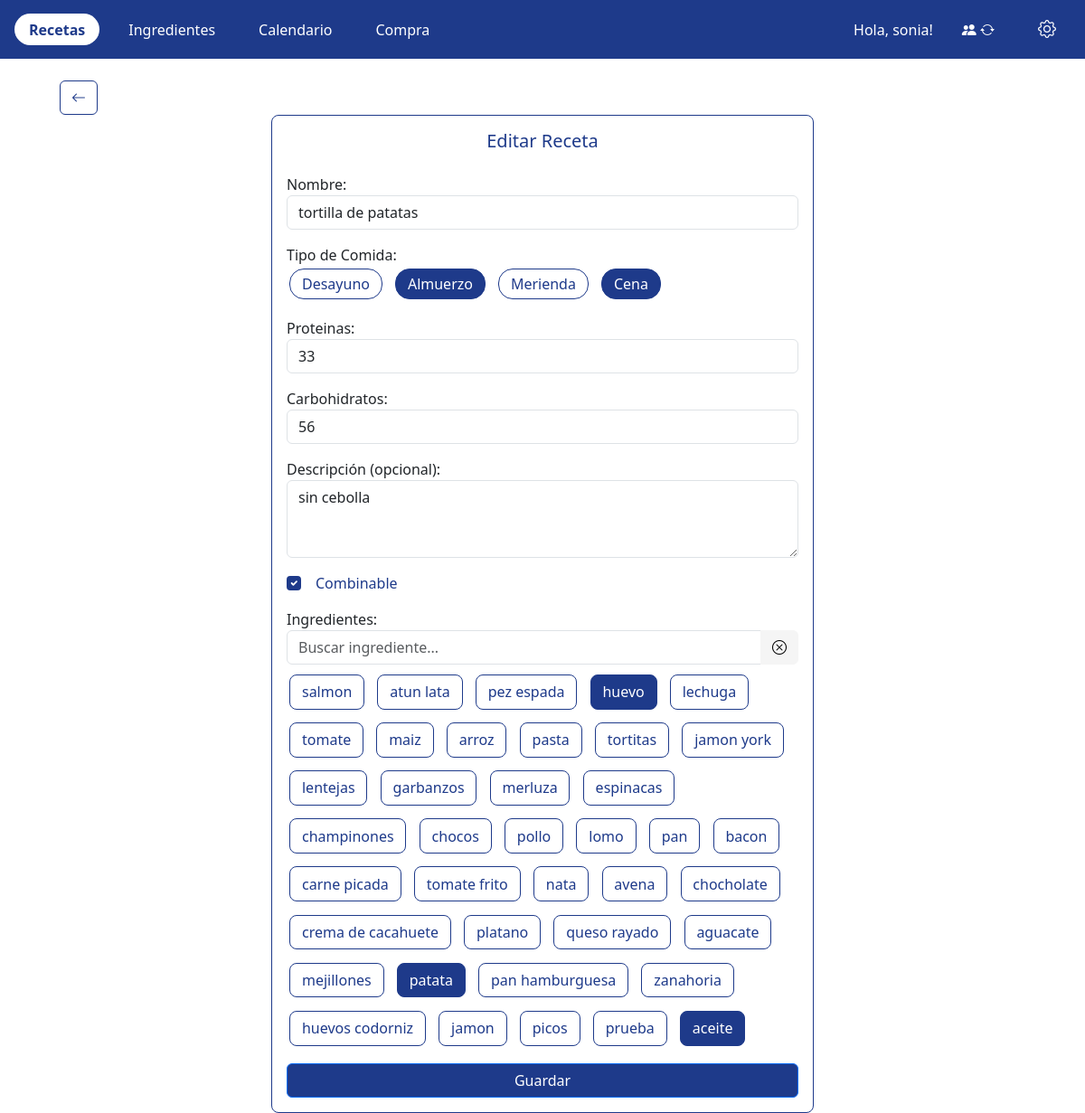
/recetas/editar/47/ (signed in), run on the app's committed database.
### app/models.py (models this page shows, shortened)
class Receta(models.Model):
    nombre = models.CharField(
        max_length=100,
        validators=[
            RegexValidator(
                regex=r'^[a-zA-Z0-9ñÑáéíóúÁÉÍÓÚ,\s]+$',
                message='El nombre solo puede contener letras, números, espacios, comas y la letra ñ.',
                code='invalid_nombre'
            )
        ]
    )
    tipo_comida = models.ManyToManyField(TipoComida, related_name='recetas')
    proteinas = models.IntegerField(validators=[MinValueValidator(0)])
    carbohidratos = models.IntegerField(validators=[MinValueValidator(0)])
    ingredientes = models.ManyToManyField(Ingrediente, related_name='recetas')
    familia = models.ForeignKey(Familia, on_delete=models.CASCADE, related_name='recetas')
    descripcion = models.TextField(
        verbose_name="Descripción",
        blank=True,
        null=True,
        help_text="Descripción de la receta (opcional)."
    )
    combinable = models.BooleanField(
        default=True,
        help_text="Indica si la receta puede combinarse con otras."
    )

class TipoComida(models.Model):
    nombre = models.CharField(
        max_length=20,
        validators=[
            RegexValidator(
                regex=r'^[a-zA-Z]+$',
                message='El nombre solo puede contener letras.',
                code='invalid_nombre'
            )
        ],
        unique=True)
    def __str__(self):
        return self.nombre

class Ingrediente(models.Model):
    nombre = models.CharField(
        max_length=100,
        validators=[
            RegexValidator(
                regex=r'^[a-zA-Z0-9ñÑáéíóúÁÉÍÓÚ,\s]+$',
                message='El nombre solo puede contener letras, números, espacios, comas y la letra ñ.',
                code='invalid_nombre'
            )
        ]
    )
    frec = models.IntegerField(validators=[MinValueValidator(1)])
    familia = models.ForeignKey(Familia, on_delete=models.CASCADE, related_name='ingredientes')
    def __str__(self):
        return self.nombre

### app/views/recetas.py (the view)
# urls.py: path('recetas/editar/<int:pk>/', login_required(recetas.editar_receta), name='editar_receta'),
@login_required
def editar_receta(request, pk):
    familia = request.user.familias.first()
    receta = get_object_or_404(Receta, pk=pk, familia=familia)
    if request.method == 'POST':
        form = RecetaForm(request.POST, instance=receta)
        if form.is_valid():
            form.save()
            return render(request, 'recetas/editar_receta.html', {
                'form': form,
                'receta': receta,
                'exito': True
            })
    else:
        form = RecetaForm(instance=receta)
    return render(request, 'recetas/editar_receta.html', {'form': form, 'receta': receta})

### app/forms.py
class RecetaForm(forms.ModelForm):
    nombre = forms.CharField(max_length=100)
    proteinas = forms.IntegerField()
    carbohidratos = forms.IntegerField()
    descripcion = forms.CharField(
        label="Descripción (opcional)",
        required=False,
        widget=forms.Textarea(attrs={
            'class': 'form-control',
            'rows': 3,
            'placeholder': 'Añade aquí una descripción de tu receta...',
            'style': 'max-height:300px; resize:vertical; overflow-y:auto;'
        })
    )
    combinable = forms.BooleanField(
        required=False,
        initial=True,
        widget=forms.CheckboxInput(attrs={'class': 'form-check-input'})
    )
    class Meta:
        model = Receta
        fields = ['nombre', 'tipo_comida', 'proteinas', 'carbohidratos', 'descripcion', 'combinable', 'ingredientes']
        widgets = {
            'tipo_comida': forms.CheckboxSelectMultiple,
            'ingredientes': forms.CheckboxSelectMultiple,
        }

### app/templates/recetas/editar_receta.html (shortened to what this page needs)
{% extends 'navbar.html' %}
{% block content %}
<link href="https://cdn.jsdelivr.net/npm/bootstrap@5.3.0/dist/css/bootstrap.min.css" rel="stylesheet">
<div class="container mt-4">
    <a href="{% url 'detalle_receta' receta.pk %}" class="btn btn-secondary ms-4">
        <i class="bi bi-arrow-left"></i>
    </a>
    <div class="card-receta mx-auto" style="max-width: 600px;">
        <h5 class="text-center mb-4">Editar Receta</h5>
        <form method="post">
            <div class="mb-3">
                {{ form.nombre.label_tag }}
                <input type="text" name="{{ form.nombre.name }}" id="{{ form.nombre.id_for_label }}"
                    value="{{ form.nombre.value|default_if_none:'' }}" class="form-control">
            </div>
            <div class="mb-3">
                <label>Tipo de Comida:</label>
                <div id="tipo-comida-edit" class="d-flex flex-wrap gap-2 mb-2">
                    {% for checkbox in form.tipo_comida %}
                    <span class="meal-btn" data-input-id="{{ checkbox.id_for_label }}">
                        {{ checkbox.choice_label }}
                    </span>
                    {% endfor %}
                </div>
            </div>
            <div class="mb-3">
                {{ form.proteinas.label_tag }}
                <input type="number" name="{{ form.proteinas.name }}" id="{{ form.proteinas.id_for_label }}"
                    value="{{ form.proteinas.value|default_if_none:'' }}" class="form-control">
            </div>
            <div class="mb-3">
                {{ form.carbohidratos.label_tag }}
                <input type="number" name="{{ form.carbohidratos.name }}" id="{{ form.carbohidratos.id_for_label }}"
                    value="{{ form.carbohidratos.value|default_if_none:'' }}" class="form-control">
            </div>
            <div class="mb-3">
                {{ form.descripcion.label_tag }}
                {{ form.descripcion }}
            </div>
            <div class="form-check mb-3">
                {{ form.combinable }}
                <label class="form-check-label" for="{{ form.combinable.id_for_label }}">
                    {{ form.combinable.label }}
                </label>
            </div>
            <div class="mb-3">
                <label>Ingredientes:</label>
                <div class="input-group mb-2">
                    <input type="text" id="buscar-ingrediente" class="form-control" placeholder="Buscar ingrediente...">
                    <button class="btn" type="button" id="clear-ingrediente" title="Limpiar búsqueda">
                        <i class="bi bi-x-circle"></i>
                    </button>
                </div>
                <div id="ingredientes-edit" class="d-flex flex-wrap gap-2 mb-2">
                    {% for checkbox in form.ingredientes %}
                    <span class="ingrediente-item" data-input-id="{{ checkbox.id_for_label }}"
                        data-nombre="{{ checkbox.choice_label|lower }}">
                        {{ checkbox.choice_label }}
                    </span>
                    {% endfor %}
                </div>
            </div>
            <button type="submit" class="btn btn-primary w-100">Guardar</button>
        </form>
    </div>
</div>
{% endblock %}

### app/templates/navbar.html (shortened to what this page needs)
<!DOCTYPE html>
{% load static %}
<html lang="es">
<head>
    <link rel="stylesheet" href="https://cdn.jsdelivr.net/npm/bootstrap-icons@1.10.5/font/bootstrap-icons.css">
    <link rel="stylesheet" href="{% static 'css/styles.css' %}">
</head>
<body>
    {% if user.is_authenticated %}
    <div class="container-nav">
        <nav>
            <ul>
                <li
                    class="{% if request.resolver_match.url_name == 'listado_recetas' or request.resolver_match.url_name == 'detalle_receta' or request.resolver_match.url_name == 'crear_receta' or request.resolver_match.url_name == 'editar_receta' %}activo{% endif %}">
                    <a href="{% url 'listado_recetas' %}">Recetas</a>
                </li>
                <li
                    class="">
                    <a href="{% url 'listado_ingredientes' %}">Ingredientes</a>
                </li>
                <li class="{% if request.resolver_match.url_name == 'calendario_semanal' %}activo{% endif %}">
                    <a href="{% url 'calendario_semanal' %}">Calendario</a>
                </li>
                <li class="{% if request.resolver_match.url_name == 'lista_compra' %}activo{% endif %}">
                    <a href="{% url 'lista_compra' %}">Compra</a>
                </li>
                {% if user.is_authenticated %}
                <li class="nav-user">
                    <span>Hola, {{ user.username }}!</span>
                </li>
                {% else %}
                <li style="margin-left: auto;"
                    class="{% if request.resolver_match.url_name == 'login' %}activo{% endif %}">
                    <a href="{% url 'login' %}">Inicia sesión</a>
                </li>
                {% endif %}
                <li class="{% if request.resolver_match.url_name == 'cambiar_familia' %}activo{% endif %}">
                    <a href="{% url 'cambiar_familia' %}" class="nav-icon-familia" title="Cambiar familia"
                        aria-label="Cambiar familia">
                        <i class="bi bi-people-fill"></i>
                        <i class="bi bi-arrow-repeat"></i>
                    </a>
                </li>
                <li
                    class="nav-settings {% if request.resolver_match.url_name == 'configurar_objetivo' %}activo{% endif %}">
                    <a href="{% url 'configurar_objetivo' %}" title="Configuración">
                        <i class="bi bi-gear" style="font-size: 20px;"></i>
                    </a>
                </li>
            </ul>
        </nav>
    </div>
    {% endif %}
    {% block content %}{% endblock %}
</body>
</html>

### app/static/css/styles.css (style rules this page uses)
:root { --blue-dark: #1E3A8A; --white: #FFFFFF; --black: #000000; --gray-light: #F5F5F5; --blue-darker: #162a72; --red: #e74c3c; --blue-light: #BBDEFB; }
* { margin: 0; padding: 0; box-sizing: border-box; }
body { font-family: 'Gidole', sans-serif; background-color: var(--white); color: var(--black); }
.container-nav { background-color: var(--blue-dark); }
nav { background-color: var(--blue-dark); padding: 0.75rem 0; }
nav ul { list-style: none; margin: 0; padding: 0 1rem; display: flex; align-items: center; gap: 1rem; }
nav ul li { margin: 0; }
nav ul li a { display: block; padding: 0.35rem 1rem; color: var(--white); text-decoration: none; border-radius: 20px; transition: background 0.2s, color 0.2s; }
nav ul li.activo a { background-color: var(--white); color: var(--blue-dark); font-weight: bold; }
nav ul li.nav-user { margin-left: auto; color: var(--white); }
.btn-primary { background-color: var(--blue-dark) !important; color: var(--white) !important; border: none; padding: 0.5rem 1rem; border-radius: 0.25rem; cursor: pointer; transition: background 0.3s ease-in-out; }
.btn-secondary { background-color: var(--white) !important; color: var(--blue-dark) !important; border: 1px solid var(--blue-dark) !important; padding: 0.5rem 1rem; border-radius: 0.25rem; }
.card-receta { background-color: var(--white); border: 1px solid var(--blue-dark); border-radius: 0.5rem; padding: 1rem; transition: box-shadow 0.2s, transform 0.2s; cursor: pointer; height: 100%; }
.card-receta h5 { color: var(--blue-dark); margin-bottom: 0.5rem; }
.ingrediente-item { display: inline-block; padding: 0.4rem 0.8rem; margin: 0.2rem; border: 1px solid var(--blue-dark); background-color: var(--white); color: var(--blue-dark); border-radius: 0.5rem; cursor: pointer; transition: background 0.2s, color 0.2s; }
.ingrediente-item.seleccionado { background-color: var(--blue-dark); color: var(--white); border-color: var(--blue-dark); }
.meal-btn { display: inline-block; padding: 0.4rem 0.8rem; margin: 0.2rem; border: 1px solid var(--blue-dark); background-color: var(--white); color: var(--blue-dark); border-radius: 1rem; font-size: 1rem; line-height: 1.2; cursor: pointer; transition: background 0.2s, color 0.2s, border-color 0.2s; text-transform: capitalize; }
.meal-btn.active { background-color: var(--blue-dark); color: var(--white); border-color: var(--blue-dark); }
#clear-ingrediente { background-color: var(--gray-light) !important; border: 1px solid var(--gray-light) !important; color: var(--black) !important; }
.form-check-input { width: 1.2rem; height: 1.2rem; border: 2px solid var(--blue-dark) !important; border-radius: 0.25rem; accent-color: var(--blue-dark); background-color: var(--white) !important; }
.form-check-input:checked { background-color: var(--blue-dark) !important; }
.form-check-label { color: var(--blue-dark); margin-left: 0.5rem; cursor: pointer; user-select: none; }

### app/templates/recetas/editar_receta.html (style rules this page uses)
.card-receta { cursor: default !important; transition: none !important; }

### data on the page
Receta: nombre "tortilla de patatas", descripcion "sin cebolla", combinable "☑"
TipoComida: choice_label "Desayuno"
TipoComida: choice_label "Almuerzo"
TipoComida: choice_label "Merienda"
TipoComida: choice_label "Cena"
Ingrediente: choice_label "salmon"
Ingrediente: choice_label "atun lata"
Ingrediente: choice_label "pez espada"
Ingrediente: choice_label "huevo"
Ingrediente: choice_label "lechuga"
Ingrediente: choice_label "tomate"
Ingrediente: choice_label "maiz"
Ingrediente: choice_label "arroz"
Ingrediente: choice_label "pasta"
Ingrediente: choice_label "tortitas"
Ingrediente: choice_label "jamon york"
Ingrediente: choice_label "lentejas"
Ingrediente: choice_label "garbanzos"
Ingrediente: choice_label "merluza"
Ingrediente: choice_label "espinacas"
Ingrediente: choice_label "champinones"
Ingrediente: choice_label "chocos"
Ingrediente: choice_label "pollo"
Ingrediente: choice_label "lomo"
Ingrediente: choice_label "pan"
Ingrediente: choice_label "bacon"
Ingrediente: choice_label "carne picada"
Ingrediente: choice_label "tomate frito"
Ingrediente: choice_label "nata"
Ingrediente: choice_label "avena"
Ingrediente: choice_label "chocholate"
Ingrediente: choice_label "crema de cacahuete"
Ingrediente: choice_label "platano"
Ingrediente: choice_label "queso rayado"
Ingrediente: choice_label "aguacate"
Ingrediente: choice_label "mejillones"
Ingrediente: choice_label "patata"
Ingrediente: choice_label "pan hamburguesa"
Ingrediente: choice_label "zanahoria"
Ingrediente: choice_label "huevos codorniz"
Ingrediente: choice_label "jamon"
Ingrediente: choice_label "picos"
Ingrediente: choice_label "prueba"
Ingrediente: choice_label "aceite"

### other printed values
{{ user.username }} "sonia"
